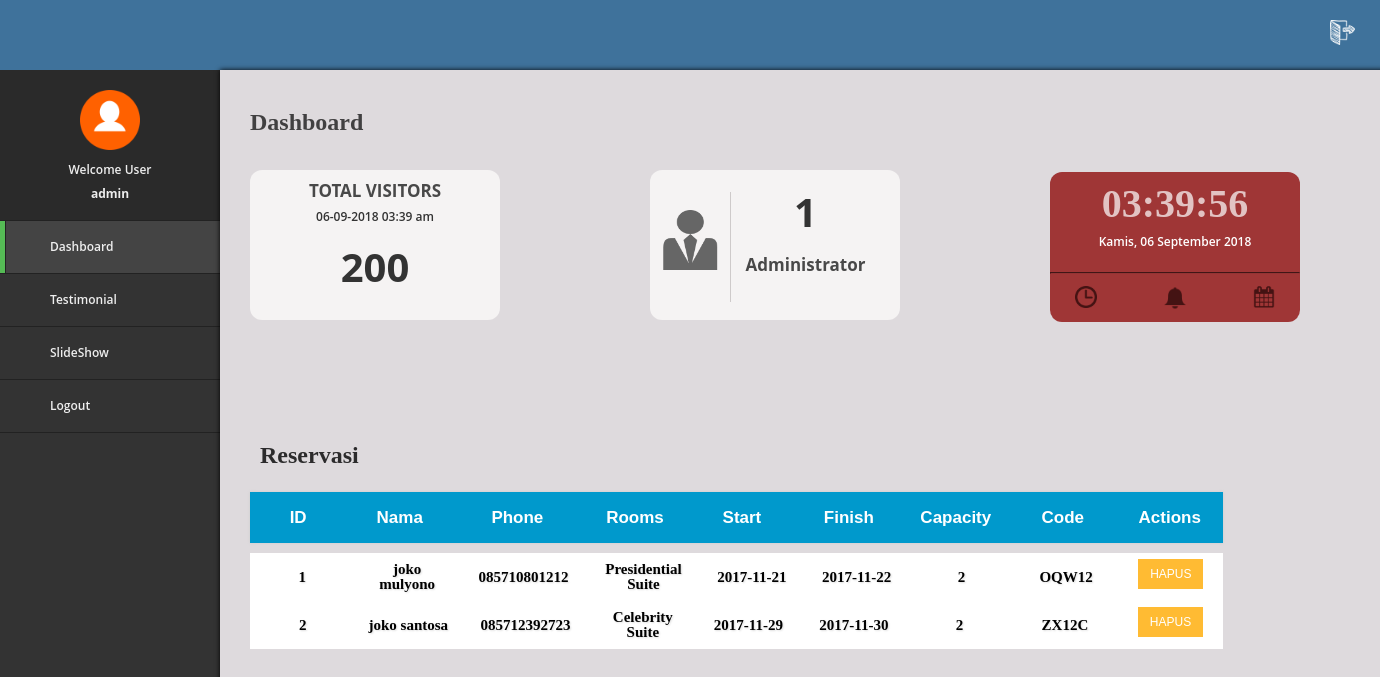
The app's page /halaman_admin/home.php (signed in) with its own data.
### tables this page shows
CREATE TABLE `form` (
  `id` int(11) NOT NULL,
  `nama` text NOT NULL,
  `phone` varchar(20) NOT NULL,
  `room` varchar(50) NOT NULL,
  `start` date NOT NULL,
  `finish` date NOT NULL,
  `capacity` int(20) NOT NULL,
  `Kode` varchar(6) NOT NULL
);

### halaman_admin/home.php (the view, shortened to what this page needs)
<?php session_start();
if(ISSET($_SESSION['username'])){
?>
<!DOCTYPE html>
<html >
<head>
      <link rel="stylesheet" href="yoi.css">
</head>
<body>
	<div class="header">
		<div class="pojok">
			<a href="../home.php"><img src="icon/out.png" width="25px" height="25px"></a>
		</div>
	</div>
  <div class='wrapper'>
  <div class='sidebar'>
    <div class='title'>
      <img src="icon/user2.png" width="60px" height="60px">
      <br><br>
      Welcome User<br><br>
      <h4>admin</h4>
    </div>
    <ul class='nav'>
      <li>
        <a class="active">Dashboard</a>
      </li>
      <li>
        <a href="testimoni.php">Testimonial</a>
      </li>
      <li>
        <a href="Slideshow.php">SlideShow</a>
      </li>
      <li>
          <a href="../home.php">Logout</a>
      </li>
    </ul>
  </div>
  <div class='content isOpen'>
  	<h3 class="dash"> Dashboard </h3>
  	<br><br><br>
    <div class="visit">
    	<h2>TOTAL VISITORS</h2><br>
    	<?php
	 	echo date("d-m-Y  h:i a");
		?>
    	<br><br><br>
    	<strong> 200 </strong>
    </div>
<div class="visit2">
  	<img src="icon/user.png" width="80px" height="60px">
  	<div class="vertical">
  		<strong> 1 </strong><br><br>
  		<h2>Administrator</h2>
  	</div>
 <div class="visit3">
<h2 class="jam">
<body onload="tampilkanwaktu();setInterval('tampilkanwaktu()', 1000);">
<span id="clock"></span>
</h2>
<br>
<?php
$hari = date('l');
if ($hari=="Sunday") {
 echo "Minggu";
}elseif ($hari=="Monday") {
 echo "Senin";
}elseif ($hari=="Tuesday") {
 echo "Selasa";
}elseif ($hari=="Wednesday") {
 echo "Rabu";
}elseif ($hari=="Thursday") {
 echo("Kamis");
}elseif ($hari=="Friday") {
 echo "Jum'at";
}elseif ($hari=="Saturday") {
 echo "Sabtu";
}
?>,
<?php
$tgl =date('d');
echo $tgl;
$bulan =date('F');
if ($bulan=="January") {
 echo " Januari ";
}elseif ($bulan=="February") {
 echo " Februari ";
}elseif ($bulan=="March") {
 echo " Maret ";
}elseif ($bulan=="April") {
 echo " April ";
}elseif ($bulan=="May") {
 echo " Mei ";
}elseif ($bulan=="June") {
 echo " Juni ";
}elseif ($bulan=="July") {
 echo " Juli ";
}elseif ($bulan=="August") {
 echo " Agustus ";
}elseif ($bulan=="September") {
 echo " September ";
}elseif ($bulan=="October") {
 echo " Oktober ";
}elseif ($bulan=="November") {
 echo " November ";
}elseif ($bulan=="December") {
 echo " Desember ";
}
$tahun=date('Y');
echo $tahun;
?>
<br><br><br>
<hr class="color">
<img class="gmbr1" src="icon/clock.png" width="22px" height="22px">
<img class="gmbr2" src="icon/calender.png" width="22px" height="22px">
<img class="gmbr3" src="icon/bell.png" width="28px" height="28px">
 </div>
  </div>
  <br><br><br><br>
  <div class="reservasi">
<h5> Reservasi </h5>
</div>
<br><br>
    <table border="0" cellpadding="0" cellspacing="0">
  <tr valign="top">
  <td width="80%" style="padding-right:30px;">
  <table class="table1" width="85%">
  <tr class="th">
  <th width="90">ID</th>
  <th width="100">Nama</th>
  <th width="120">Phone</th>
  <th width="100">Rooms</th>
  <th width="100">Start</th>
  <th width="100">Finish</th>
  <th width="100">Capacity</th>
  <th width="100">Code</th>
  <th width="100">Actions</th>
  </tr>
  </table>
  <?php
include_once"../config/koneksi.php";
$sql_news="SELECT id,nama,phone,room,start,finish,capacity,kode FROM form ORDER BY id";
$qry_news=mysql_query($sql_news,$conn)
or die("gagal menampilkan".mysql_error());
while($hsl_news=mysql_fetch_array($qry_news)){
?>
</div>
<table class="table" width="85%">
<tr class="th" bgcolor="#FFF">
<td width="90" align="center"><?php echo"$hsl_news[id]";?></td>
<td width="90" align="center"><?php echo "$hsl_news[nama]";?></td>
<td width="90" align="center"><?php echo "$hsl_news[phone]";?></td>
<td width="90" align="center"><?php echo "$hsl_news[room]";?></td>
<td width="90" align="center"><?php echo "$hsl_news[start]";?></td>
<td width="90" align="center"><?php echo "$hsl_news[finish]";?></td>
<td width="90" align="center"><?php echo "$hsl_news[capacity]";?></td>
<td width="90" align="center"><?php echo "$hsl_news[kode]";?></td>
<td width="90" align="center">
  <?php
  echo "
  <a href='hapus3.php?id=$hsl_news[id]'>
<button class=book2>
          HAPUS
        </button>
        </a>
</td>
</tr></table>";?>
<?php
}
?>
<?php
}else{
?>
<script language="JavaScript">alert('Anda tidak boleh mengakses halaman ini, Silahkan login dahulu');
document.location=('../admin/index.html')</script>
<?php
}
?>
</body>
</html>

### halaman_admin/yoi.css (style rules this page uses)
*, *:before, *:after { margin: 0; padding: 0; box-sizing: border-box; }
html, body { height: 100%; }
body { font: 600 12px/1 'Open Sans', sans-serif; color: #333; background: #333; overflow-x: hidden; }
.header { width: 100%; height: 70px; background: #3F729B; }
.pojok { float: right; margin-top: 20px; width: 50px; height: 60px; }
.wrapper { display: flex; min-height: 100%; }
.sidebar { position: fixed; width: 220px; }
.content { flex: 1; padding: 30px; background:#DEDADD; box-shadow: 0 0 5px black; transform: translate3d(0, 0, 0); transition: transform .3s; }
.content.isOpen { transform: translate3d(220px, 0, 0); }
.title { text-align: center; padding-top: 20px; padding-bottom: 20px; top: 10px; color: #eee; border-bottom: 1px solid #222; background: #2a2a2a; }
.nav li a { position: relative; display: block; padding: 20px 0 20px 50px; font-size: 12px; color: #eee; border-bottom: 1px solid #222; text-decoration: none; }
.nav li a:before { font: 14px fontawesome; position: absolute; top: 19px; left: 20px; }
.nav li:nth-child(1) a:before { content: '\f00a'; }
.nav li:nth-child(2) a:before { content: '\f012'; }
.nav li:nth-child(3) a:before { content: '\f0e8'; }
.nav li:nth-child(4) a:before { content: '\f0c3'; }
.nav li a.active { box-shadow: inset 5px 0 0 #5b5, inset 6px 0 0 #222; background: #444; }
.visit { background:#F5F3F3; width: 250px; height: 150px; text-align: center; margin-top: 0px; border-radius: 12px; }
.visit2 { background:#F5F3F3; width: 250px; height: 150px; text-align: left; padding-top: 40px; margin-left: 400px; margin-top: -150px; border-radius: 12px; }
.visit3 { background:#9F3636; width: 250px; height: 150px; color: white; padding-top: 40px; margin-left: 400px; margin-top : -130px; text-align: center; border-radius: 12px; }
.jam { color: white; margin-top: -40px; font-family: 'Batang'; font-size: 40px; }
.color { border-color: #943434; }
.vertical { border-left: 1px solid #CECACA ; width: 150px; height: 110px; text-align: center; margin-left: 80px; margin-top: -80px; }
h2 { font-size: 17px; padding-top: 12px; color: black; opacity: 0.7; }
h3 { font-size : 12px; color: black; opacity: 0.5; }
.dash { font-size : 24px; color: black; margin-top: 10px; font-family: 'Raleway'; opacity: 0.7; }
strong { font-size: 40px; }
.gmbr1 { margin-top: 12px; float: left; margin-left: 25px; }
.gmbr2 { margin-top: 12px; float: right; margin-right: 25px; }
.gmbr3 { margin-top: 10px; }
.table1 { border-collapse:collapse; box-shadow:0px 0px 3px #CCC; margin-bottom:10px; background: #0099CC; }
.table1, .table1 th, .table1 td { color: white; font-family: 'Arial'; font-size: 17px; padding:17px 10px; }
.table { border-collapse:collapse; margin-bottom:0px; }
.table, .table th, .table td { padding:9px 10px; font-family: 'Calibri'; font-size: 15px; }
.table .th { font-size:14px; font-weight:bold; color:#000000; text-shadow:1px 1px 2px #DDD; }
.reservasi { width: 83%; padding-top: 5px; margin-top: 50px; padding-left: 10px; height: 50px; }
h5 { font-size : 24px; color: black; margin-top: 20px; font-family: 'Raleway'; opacity: 0.8; }
.book2 { width: 65px; height: 30px; border: 0; font-size: 12px; margin-top: -11px; background: #ffbb33; border-radius: 0px; color: white; }

### records on screen
form: id "1", nama "joko mulyono", phone "085710801212", room "Presidential Suite", start "2017-11-21", finish "2017-11-22", capacity "2", Kode "OQW12"
form: id "2", nama "joko santosa", phone "085712392723", room "Celebrity Suite", start "2017-11-29", finish "2017-11-30", capacity "2", Kode "ZX12C"
